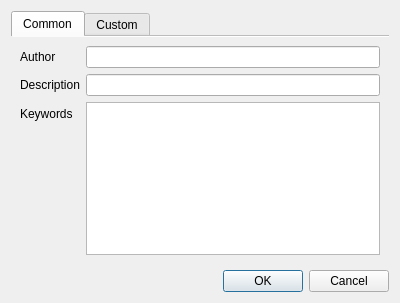
<?xml version="1.0" encoding="UTF-8"?>

<!--
SPDX-FileCopyrightText: 2019-2023 Mattia Basaglia <dev@dragon.best>

SPDX-License-Identifier: GPL-3.0-or-later
-->

<ui version="4.0">
 <class>DocumentMetadataDialog</class>
 <widget class="QDialog" name="DocumentMetadataDialog">
  <property name="geometry">
   <rect>
    <x>0</x>
    <y>0</y>
    <width>400</width>
    <height>303</height>
   </rect>
  </property>
  <property name="windowTitle">
   <string>Document Metadata</string>
  </property>
  <property name="windowIcon">
   <iconset theme="documentinfo">
    <normaloff>.</normaloff>.</iconset>
  </property>
  <layout class="QVBoxLayout" name="verticalLayout">
   <item>
    <widget class="QTabWidget" name="tabWidget">
     <property name="currentIndex">
      <number>0</number>
     </property>
     <property name="documentMode">
      <bool>true</bool>
     </property>
     <widget class="QWidget" name="tab">
      <attribute name="title">
       <string>Common</string>
      </attribute>
      <layout class="QFormLayout" name="formLayout">
       <item row="0" column="0">
        <widget class="QLabel" name="label_2">
         <property name="text">
          <string>Author</string>
         </property>
         <property name="buddy">
          <cstring>edit_author</cstring>
         </property>
        </widget>
       </item>
       <item row="0" column="1">
        <widget class="QLineEdit" name="edit_author"/>
       </item>
       <item row="1" column="0">
        <widget class="QLabel" name="label_3">
         <property name="text">
          <string>Description</string>
         </property>
         <property name="buddy">
          <cstring>edit_description</cstring>
         </property>
        </widget>
       </item>
       <item row="1" column="1">
        <widget class="QLineEdit" name="edit_description"/>
       </item>
       <item row="2" column="0">
        <widget class="QLabel" name="label_4">
         <property name="text">
          <string>Keywords</string>
         </property>
         <property name="buddy">
          <cstring>edit_keywords</cstring>
         </property>
        </widget>
       </item>
       <item row="2" column="1">
        <widget class="QPlainTextEdit" name="edit_keywords"/>
       </item>
      </layout>
     </widget>
     <widget class="QWidget" name="tab_2">
      <attribute name="title">
       <string>Custom</string>
      </attribute>
      <layout class="QVBoxLayout" name="verticalLayout_2">
       <property name="leftMargin">
        <number>0</number>
       </property>
       <property name="topMargin">
        <number>0</number>
       </property>
       <property name="rightMargin">
        <number>0</number>
       </property>
       <property name="bottomMargin">
        <number>0</number>
       </property>
       <item>
        <widget class="QTableWidget" name="table_widget">
         <attribute name="horizontalHeaderStretchLastSection">
          <bool>true</bool>
         </attribute>
         <attribute name="verticalHeaderVisible">
          <bool>false</bool>
         </attribute>
         <column>
          <property name="text">
           <string>Name</string>
          </property>
         </column>
         <column>
          <property name="text">
           <string>Value</string>
          </property>
         </column>
        </widget>
       </item>
      </layout>
     </widget>
    </widget>
   </item>
   <item>
    <widget class="QDialogButtonBox" name="button_box">
     <property name="standardButtons">
      <set>QDialogButtonBox::Cancel|QDialogButtonBox::Ok</set>
     </property>
    </widget>
   </item>
  </layout>
 </widget>
 <resources/>
 <connections>
  <connection>
   <sender>table_widget</sender>
   <signal>itemChanged(QTableWidgetItem*)</signal>
   <receiver>DocumentMetadataDialog</receiver>
   <slot>update_item(QTableWidgetItem*)</slot>
   <hints>
    <hint type="sourcelabel">
     <x>141</x>
     <y>158</y>
    </hint>
    <hint type="destinationlabel">
     <x>163</x>
     <y>401</y>
    </hint>
   </hints>
  </connection>
  <connection>
   <sender>button_box</sender>
   <signal>clicked(QAbstractButton*)</signal>
   <receiver>DocumentMetadataDialog</receiver>
   <slot>button_clicked(QAbstractButton*)</slot>
   <hints>
    <hint type="sourcelabel">
     <x>165</x>
     <y>282</y>
    </hint>
    <hint type="destinationlabel">
     <x>185</x>
     <y>389</y>
    </hint>
   </hints>
  </connection>
 </connections>
 <slots>
  <slot>update_item(QTableWidgetItem*)</slot>
  <slot>button_clicked(QAbstractButton*)</slot>
 </slots>
</ui>
